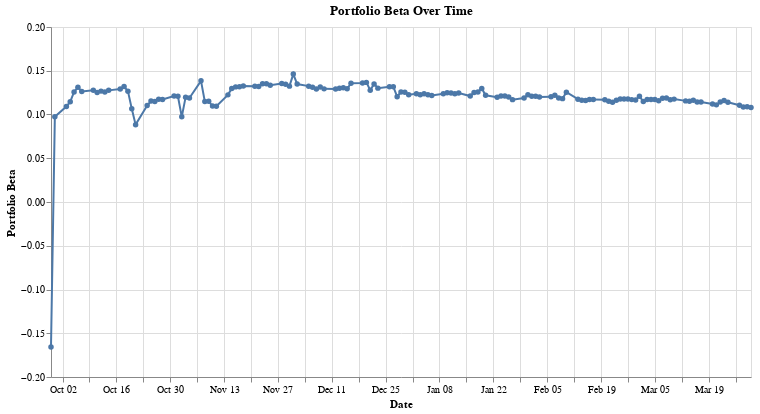

The code cell stored with this chart in its notebook:
### Code cell
#beta trend over time

chart_beta = (
    alt.Chart(portfolio_beta)
    .mark_line(point=True, strokeWidth=2)
    .encode(
        x=alt.X("refdate:T", title="Date"),
        y=alt.Y("portfolio_beta:Q", title="Portfolio Beta"),
        tooltip=["refdate:T", "portfolio_beta:Q"]
    )
    .properties(
        title="Portfolio Beta Over Time",
        width=700,
        height=350
    )
)

chart_beta

### Figure 1 — Vega-Lite specification as saved in the notebook (floating-point values rounded to 4 significant figures; data arrays with more than 128 entries replaced by an {"elided": "..."} marker saying what was removed)
{"config": {"view": {"continuousWidth": 300, "continuousHeight": 300}}, "data": {"name": "data-4953788465a51256ddeaa52a544f452b"}, "mark": {"type": "line", "point": true, "strokeWidth": 2}, "encoding": {"tooltip": [{"field": "refdate", "type": "temporal"}, {"field": "portfolio_beta", "type": "quantitative"}], "x": {"field": "refdate", "title": "Date", "type": "temporal"}, "y": {"field": "portfolio_beta", "title": "Portfolio Beta", "type": "quantitative"}}, "height": 350, "title": "Portfolio Beta Over Time", "width": 700, "$schema": "https://vega.github.io/schema/vega-lite/v5.20.1.json", "datasets": {"data-4953788465a51256ddeaa52a544f452b": {"elided": "136 records"}}}
